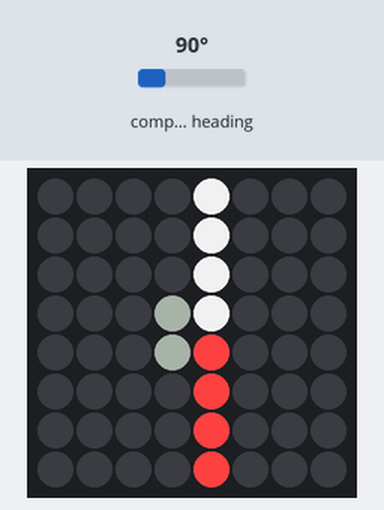
Bench run of a program on a simulated Raspberry Pi (BCM pin numbers) with a Sense HAT. Parts: the Sense HAT's 8×8 RGB LED matrix. The test bench sets the inputs (shaded band); at power-on: compass heading 90°.

Above: at 0.4 s.
At 1.2 s:
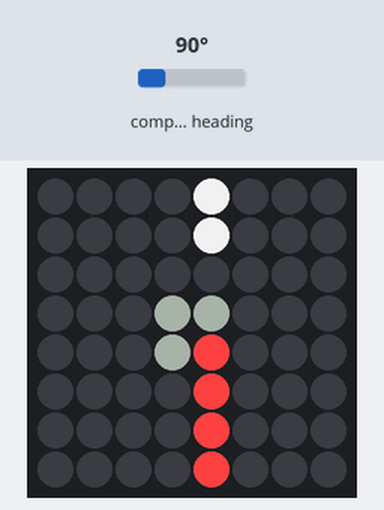
1.3 s: compass heading set to 7°
At 1.9 s:
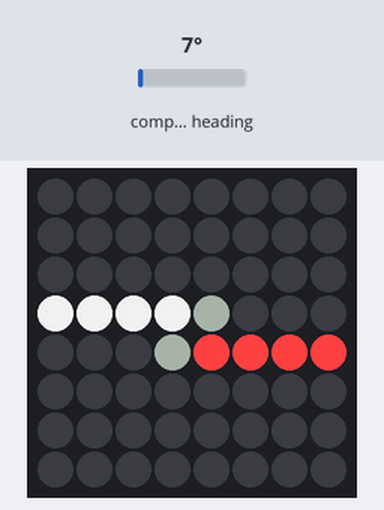
At 3.27 s:
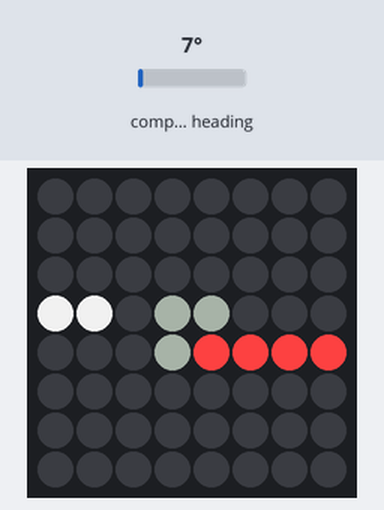
Timing chart, 0 to 4.8 s (numbered marks = the images above; inputs shaded):
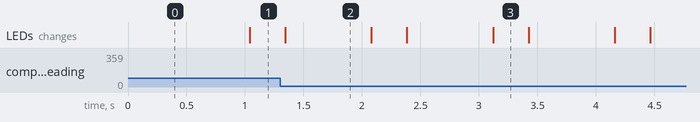

The program:

compass.py
```python
from sense_hat import SenseHat
from math import radians, sin, cos, sqrt

sense = SenseHat()

A = (45, 45, 45)
B = (60, 60, 60)
C = (20, 20, 20)
compass = [
    C,A,A,A,A,A,A,C,
    A,A,A,A,A,A,A,A,
    A,A,A,A,A,A,A,A,
    A,A,A,B,B,A,A,A,
    A,A,A,B,B,A,A,A,
    A,A,A,A,A,A,A,A,
    A,A,A,A,A,A,A,A,
    C,A,A,A,A,A,A,C,
]

def sign(n):
    if n > 0:
        return 1
    elif n < 0:
        return -1
    else:
        return 0

def clamp_pixel(n):
    return int(min(7, max(0, round(n))))

def draw_needle(sense, x, y, r, g, b):
    if abs(x) > abs(y):
        x = sign(x)
    elif abs(y) > abs(x):
        y = sign(y)
    for tail in range(4):
        draw_x = clamp_pixel(x * 3.5 + 3.5 - x * tail)
        draw_y = clamp_pixel(y * 3.5 + 3.5 - y * tail)
        sense.set_pixel(draw_x, draw_y, r, g, b)

while True:
    north = sense.get_compass()
    x = cos(radians(north))
    y = sin(radians(north))
    sense.set_pixels(compass)
    draw_needle(sense, x, y, 255, 64, 64)
    draw_needle(sense, -x, -y, 210, 210, 210)
```

Measured:
- after the input at 1.3 s, the LEDs: change at once (image 2)
- what the display in image 2 shows lasts 0.8 s, from 1.3 s to 2.1 s
